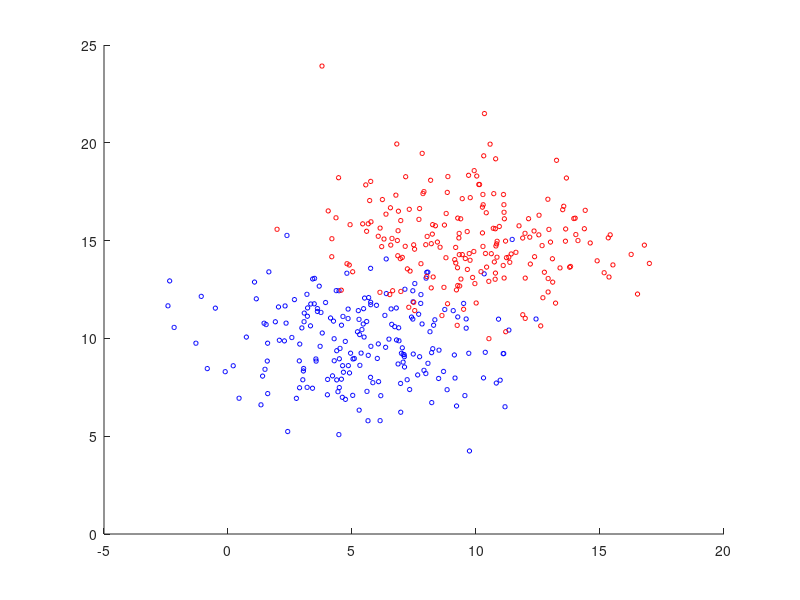

This figure's MATLAB source: (Note: this script raises an error after producing the figure.)
clear all;
close all;

MU1 = [5 10];
SIGMA1 = [8 0; 0 4];
MU2 = [10 15];
SIGMA2 = [8 0; 0 4];
X1 = mvnrnd(MU1,SIGMA1,200);
X2 = mvnrnd(MU2,SIGMA2,200);

SIGMA1 = cov(X1);
SIGMA2 = cov(X2);

figure;
hold on;

scatter(X1(:,1), X1(:,2), 10, 'b');
scatter(X2(:,1), X2(:,2), 10, 'r');

[a_vectors, a_values] = eigs(SIGMA1)
[b_vectors, b_values] = eigs(SIGMA2)

a_theta = atan2(a_vectors(2,1), a_vectors(1,1));
plot_ellipse(MU1(1), MU1(2), a_theta, sqrt(a_values(1,1)), sqrt(a_values(2,2)));

b_theta = atan2(b_vectors(2,1), b_vectors(1,1));
plot_ellipse(MU2(1), MU2(2), b_theta, sqrt(b_values(1,1)),sqrt(b_values(2,2)));




% figure
% 
% options = statset('Display','final');
% obj = gmdistribution.fit(X,2,'Options',options);
% hold on
% h = ezcontour(@(x,y)pdf(obj,[x y]),[0 25],[0 25]);
% hold off